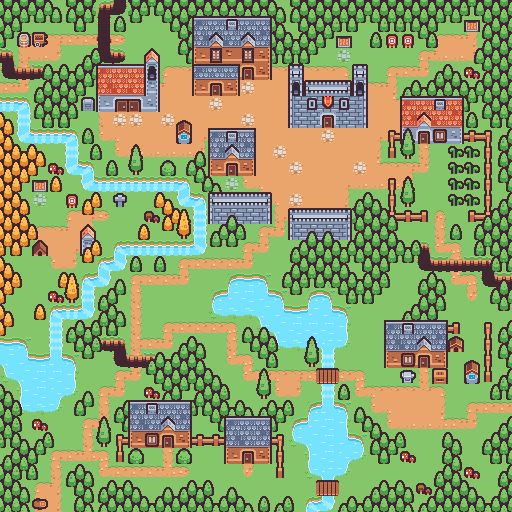

This is a level from a 2D game, rendered from its Tiled map with the project's own tilesets. A one-line summary and the map file follow, with tile-layer data summarised:
An orthogonal 32x32 tile map with 16x16 px tiles, 4 tile layers (ground, scenery, decor, foreground), 5 tilesets and 13 objects (forest_guard, forest_key, wall_guard, island_chest, oracle, ...).

<map version="1.8" tiledversion="1.8.5" orientation="orthogonal" renderorder="right-down" width="32" height="32" tilewidth="16" tileheight="16" infinite="0" nextlayerid="15" nextobjectid="61">
 <tileset firstgid="1" source="../assets/tilesets/characters.tsx" />
 <tileset firstgid="145" source="../assets/tilesets/items.tsx" />
 <tileset firstgid="289" source="../assets/tilesets/town.tsx" />
 <tileset firstgid="433" source="../assets/tilesets/dungeon.tsx" />
 <tileset firstgid="577" source="../assets/tilesets/nature.tsx" />
 <layer id="1" name="ground" width="32" height="32">
  <data>[1024 cells, 1024 non-empty, 38 distinct tile ids]</data>
 </layer>
 <layer id="2" name="scenery" width="32" height="32">
  <data>[1024 cells, 663 non-empty, 118 distinct tile ids]</data>
 </layer>
 <layer id="3" name="decor" width="32" height="32">
  <data>[1024 cells, 61 non-empty, 19 distinct tile ids]</data>
 </layer>
 <objectgroup id="12" name="objects" visible="0">
  <object id="30" name="forest_guard" gid="2147483662" x="432" y="48" width="16" height="16">
   <properties>
    <property name="helloText" value="Welcome, you shall not go further. The duke has ordered me to not allow anyone through." />
    <property name="missionRequirement" value="COIN_3" />
    <property name="missionReward" value="DISAPPEAR" />
    <property name="missionSuccessText" value="Thanks, but be quiet about it or I will find you." />
    <property name="missionText" value="I may be able to let you through for 3 coins." />
   </properties>
  </object>
  <object id="31" gid="336" x="448" y="16" width="16" height="16">
   <properties>
    <property name="text" value="The Forest Dungeon" />
   </properties>
  </object>
  <object id="32" gid="336" x="352" y="32" width="16" height="16">
   <properties>
    <property name="text" value="The Castle Dungeon" />
   </properties>
  </object>
  <object id="33" gid="336" x="336" y="112" width="16" height="16">
   <properties>
    <property name="text" value="The Castle" />
   </properties>
  </object>
  <object id="38" name="forest_key" gid="148" x="48" y="32" width="16" height="16" />
  <object id="51" name="wall_guard" gid="2147483662" x="272" y="240" width="16" height="16" />
  <object id="53" name="island_chest" gid="522" x="32" y="336" width="16" height="16" />
  <object id="54" name="oracle" gid="5" x="16" y="256" width="16" height="16" />
  <object id="55" name="player" type="player" gid="1" x="144" y="448" width="16" height="16" />
  <object id="56" name="blacksmith" gid="4" x="384" y="368" width="16" height="16" />
  <object id="58" name="brother" gid="2147483650" x="160" y="448" width="16" height="16">
   <properties>
    <property name="helloText" value="Wassup." />
   </properties>
  </object>
  <object id="59" name="south_forest_guard" gid="17" x="48" y="480" width="16" height="16">
   <properties>
    <property name="helloText" value="Hello. There are woodcutters working in the forest currently, you cannot go through." />
   </properties>
  </object>
  <object id="60" name="gatherer" gid="2147483665" x="480" y="480" width="16" height="16" />
 </objectgroup>
 <layer id="5" name="foreground" width="32" height="32">
  <data>[1024 cells, 36 non-empty, 13 distinct tile ids]</data>
 </layer>
 <objectgroup id="14" name="metadata" visible="0" />
</map>